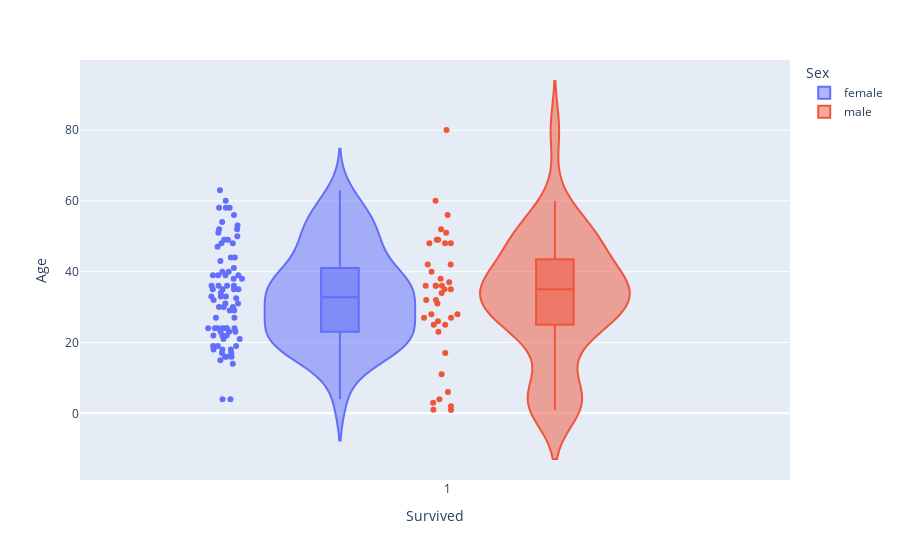

This figure's notebook cell:
### Code cell
# # Primera Infancia (0-5 años)
# hierarchy("Age>=0 & Age<=5 ")
# # Infancia (6 - 11 años)
# hierarchy("Age>=6 & Age<=11 ")
# # Adolescencia (12 - 18 años)
# hierarchy("Age>=12 & Age<=18 ")
# # Juventud (14 - 26 años)
# hierarchy("Age>=14 & Age<=26 ")
# # Adultez (27- 59 años)
# hierarchy("Age>=27 & Age<=59 ")
# # Persona Mayor (60 años o mas) envejecimiento y vejez
# hierarchy("Age<=60")

fig = px.violin(df.query("Survived ==1"), y="Age", x="Survived", color="Sex", box=True, points="all", hover_data=df.columns)
fig.show()

### Figure 1 — Plotly figure (JSON) as saved in the notebook; plotly's stock layout.template omitted (floating-point values rounded to 4 significant figures; data arrays with more than 128 entries replaced by an {"elided": "..."} marker saying what was removed)
{"data": [{"alignmentgroup": "True", "box": {"visible": true}, "customdata": {"elided": "82x10 mixed values"}, "hovertemplate": "Sex=%{customdata[3]}<br>Survived=%{x}<br>Age=%{y}<br>PassengerId=%{customdata[0]}<br>Pclass=%{customdata[1]}<br>Name=%{customdata[2]}<br>SibSp=%{customdata[4]}<br>Parch=%{customdata[5]}<br>Ticket=%{customdata[6]}<br>Fare=%{customdata[7]}<br>Cabin=%{customdata[8]}<br>Embarked=%{customdata[9]}<extra></extra>", "legendgroup": "female", "marker": {"color": "#636efa"}, "name": "female", "offsetgroup": "female", "orientation": "v", "points": "all", "scalegroup": "True", "showlegend": true, "type": "violin", "x": [1, 1, 1, 1, 1, 1, 1, 1, 1, 1, 1, 1, 1, 1, 1, 1, 1, 1, 1, 1, 1, 1, 1, 1, 1, 1, 1, 1, 1, 1, 1, 1, 1, 1, 1, 1, 1, 1, 1, 1, 1, 1, 1, 1, 1, 1, 1, 1, 1, 1, 1, 1, 1, 1, 1, 1, 1, 1, 1, 1, 1, 1, 1, 1, 1, 1, 1, 1, 1, 1, 1, 1, 1, 1, 1, 1, 1, 1, 1, 1, 1, 1], "x0": " ", "xaxis": "x", "y": [38, 35, 4, 58, 49, 29, 23, 32.5, 19, 22, 44, 58, 31, 32, 35, 30, 58, 35, 63, 19, 50, 17, 30, 24, 18, 31, 40, 36, 36, 16, 41, 24, 24, 22, 60, 24, 23, 24, 33, 14, 23, 35, 54, 16, 34, 30, 44, 22, 36, 48, 39, 53, 39, 39, 18, 52, 40, 4, 21, 24, 15, 18, 24, 38, 27, 29, 21, 33, 36, 51, 43, 17, 49, 33, 52, 27, 39, 16, 48, 47, 56, 19], "y0": " ", "yaxis": "y"}, {"alignmentgroup": "True", "box": {"visible": true}, "customdata": {"elided": "41x10 mixed values"}, "hovertemplate": "Sex=%{customdata[3]}<br>Survived=%{x}<br>Age=%{y}<br>PassengerId=%{customdata[0]}<br>Pclass=%{customdata[1]}<br>Name=%{customdata[2]}<br>SibSp=%{customdata[4]}<br>Parch=%{customdata[5]}<br>Ticket=%{customdata[6]}<br>Fare=%{customdata[7]}<br>Cabin=%{customdata[8]}<br>Embarked=%{customdata[9]}<extra></extra>", "legendgroup": "male", "marker": {"color": "#EF553B"}, "name": "male", "offsetgroup": "male", "orientation": "v", "points": "all", "scalegroup": "True", "showlegend": true, "type": "violin", "x": [1, 1, 1, 1, 1, 1, 1, 1, 1, 1, 1, 1, 1, 1, 1, 1, 1, 1, 1, 1, 1, 1, 1, 1, 1, 1, 1, 1, 1, 1, 1, 1, 1, 1, 1, 1, 1, 1, 1, 1, 1], "x0": " ", "xaxis": "x", "y": [34, 28, 23, 1, 3, 40, 38, 37, 0.92, 2, 25, 36, 32, 28, 4, 52, 49, 48, 25, 36, 17, 36, 60, 49, 42, 80, 32, 48, 56, 36, 27, 31, 35, 42, 48, 27, 35, 6, 11, 51, 26], "y0": " ", "yaxis": "y"}], "layout": {"legend": {"title": {"text": "Sex"}, "tracegroupgap": 0}, "margin": {"t": 60}, "violinmode": "group", "xaxis": {"anchor": "y", "domain": [0, 1], "title": {"text": "Survived"}}, "yaxis": {"anchor": "x", "domain": [0, 1], "title": {"text": "Age"}}}}
